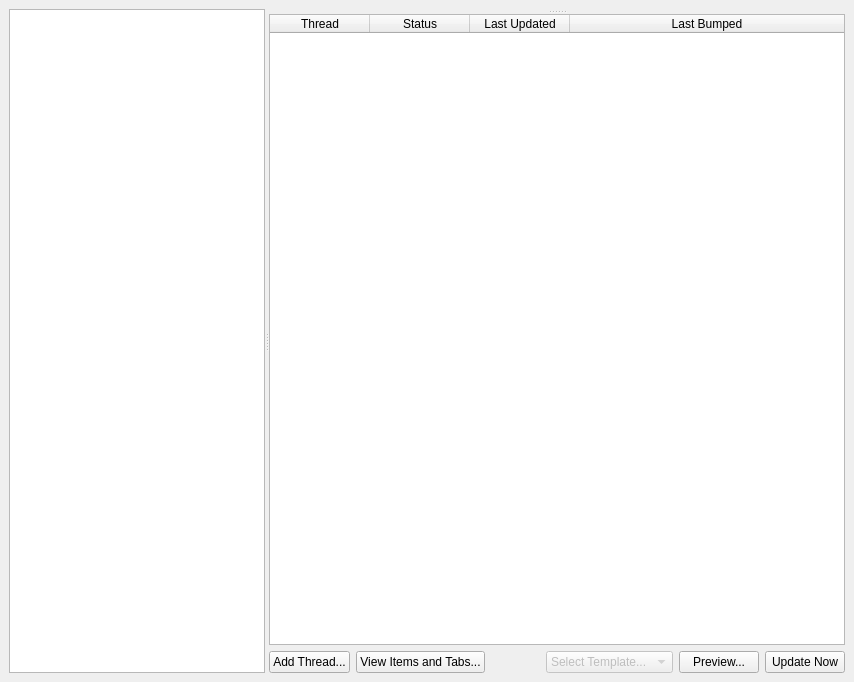
<?xml version="1.0" encoding="UTF-8"?>
<ui version="4.0">
 <class>ShopViewer</class>
 <widget class="QWidget" name="ShopViewer">
  <property name="geometry">
   <rect>
    <x>0</x>
    <y>0</y>
    <width>854</width>
    <height>682</height>
   </rect>
  </property>
  <property name="windowTitle">
   <string>Form</string>
  </property>
  <property name="autoFillBackground">
   <bool>true</bool>
  </property>
  <layout class="QVBoxLayout" name="verticalLayout_2">
   <property name="leftMargin">
    <number>9</number>
   </property>
   <property name="topMargin">
    <number>9</number>
   </property>
   <property name="rightMargin">
    <number>9</number>
   </property>
   <property name="bottomMargin">
    <number>9</number>
   </property>
   <item>
    <widget class="QSplitter" name="splitter">
     <property name="orientation">
      <enum>Qt::Horizontal</enum>
     </property>
     <widget class="QWidget" name="sideWidget" native="true">
      <property name="sizePolicy">
       <sizepolicy hsizetype="Maximum" vsizetype="Preferred">
        <horstretch>0</horstretch>
        <verstretch>0</verstretch>
       </sizepolicy>
      </property>
      <property name="minimumSize">
       <size>
        <width>256</width>
        <height>0</height>
       </size>
      </property>
      <property name="maximumSize">
       <size>
        <width>256</width>
        <height>16777215</height>
       </size>
      </property>
      <layout class="QVBoxLayout" name="verticalLayout">
       <property name="leftMargin">
        <number>0</number>
       </property>
       <property name="topMargin">
        <number>0</number>
       </property>
       <property name="rightMargin">
        <number>0</number>
       </property>
       <property name="bottomMargin">
        <number>0</number>
       </property>
       <item>
        <widget class="QListWidget" name="listWidget">
         <property name="sizePolicy">
          <sizepolicy hsizetype="Expanding" vsizetype="Expanding">
           <horstretch>0</horstretch>
           <verstretch>0</verstretch>
          </sizepolicy>
         </property>
         <property name="maximumSize">
          <size>
           <width>16777215</width>
           <height>16777215</height>
          </size>
         </property>
         <property name="contextMenuPolicy">
          <enum>Qt::CustomContextMenu</enum>
         </property>
         <property name="autoFillBackground">
          <bool>true</bool>
         </property>
         <property name="editTriggers">
          <set>QAbstractItemView::NoEditTriggers</set>
         </property>
         <property name="alternatingRowColors">
          <bool>false</bool>
         </property>
         <property name="uniformItemSizes">
          <bool>true</bool>
         </property>
        </widget>
       </item>
      </layout>
     </widget>
     <widget class="QWidget" name="viewWidget" native="true">
      <property name="sizePolicy">
       <sizepolicy hsizetype="Preferred" vsizetype="Preferred">
        <horstretch>5</horstretch>
        <verstretch>0</verstretch>
       </sizepolicy>
      </property>
      <layout class="QVBoxLayout" name="verticalLayout_4">
       <property name="leftMargin">
        <number>0</number>
       </property>
       <property name="topMargin">
        <number>0</number>
       </property>
       <property name="rightMargin">
        <number>0</number>
       </property>
       <property name="bottomMargin">
        <number>0</number>
       </property>
       <item>
        <widget class="QSplitter" name="splitter_2">
         <property name="orientation">
          <enum>Qt::Vertical</enum>
         </property>
         <widget class="QCustomPlot" name="plot" native="true">
          <property name="minimumSize">
           <size>
            <width>1</width>
            <height>1</height>
           </size>
          </property>
          <layout class="QVBoxLayout" name="verticalLayout_3">
           <property name="spacing">
            <number>0</number>
           </property>
           <property name="leftMargin">
            <number>0</number>
           </property>
           <property name="topMargin">
            <number>0</number>
           </property>
           <property name="rightMargin">
            <number>0</number>
           </property>
           <property name="bottomMargin">
            <number>0</number>
           </property>
          </layout>
         </widget>
         <widget class="QWidget" name="tablePane" native="true">
          <layout class="QVBoxLayout" name="verticalLayout_5">
           <property name="leftMargin">
            <number>0</number>
           </property>
           <property name="topMargin">
            <number>0</number>
           </property>
           <property name="rightMargin">
            <number>0</number>
           </property>
           <property name="bottomMargin">
            <number>0</number>
           </property>
           <item>
            <widget class="QTableWidget" name="tableWidget">
             <property name="editTriggers">
              <set>QAbstractItemView::NoEditTriggers</set>
             </property>
             <property name="alternatingRowColors">
              <bool>true</bool>
             </property>
             <property name="selectionMode">
              <enum>QAbstractItemView::SingleSelection</enum>
             </property>
             <property name="selectionBehavior">
              <enum>QAbstractItemView::SelectRows</enum>
             </property>
             <attribute name="horizontalHeaderStretchLastSection">
              <bool>true</bool>
             </attribute>
             <attribute name="verticalHeaderVisible">
              <bool>false</bool>
             </attribute>
             <column>
              <property name="text">
               <string>Thread</string>
              </property>
             </column>
             <column>
              <property name="text">
               <string>Status</string>
              </property>
             </column>
             <column>
              <property name="text">
               <string>Last Updated</string>
              </property>
             </column>
             <column>
              <property name="text">
               <string>Last Bumped</string>
              </property>
             </column>
            </widget>
           </item>
          </layout>
         </widget>
        </widget>
       </item>
       <item>
        <layout class="QHBoxLayout" name="horizontalLayout">
         <property name="leftMargin">
          <number>0</number>
         </property>
         <property name="rightMargin">
          <number>0</number>
         </property>
         <property name="bottomMargin">
          <number>0</number>
         </property>
         <item>
          <widget class="QPushButton" name="addThreadButton">
           <property name="text">
            <string>Add Thread...</string>
           </property>
          </widget>
         </item>
         <item>
          <widget class="QPushButton" name="viewItemsButton">
           <property name="text">
            <string>View Items and Tabs...</string>
           </property>
          </widget>
         </item>
         <item>
          <spacer name="horizontalSpacer_2">
           <property name="orientation">
            <enum>Qt::Horizontal</enum>
           </property>
           <property name="sizeHint" stdset="0">
            <size>
             <width>40</width>
             <height>20</height>
            </size>
           </property>
          </spacer>
         </item>
         <item>
          <widget class="QComboBox" name="templateBox">
           <property name="enabled">
            <bool>false</bool>
           </property>
           <property name="toolTip">
            <string>Coming soon!</string>
           </property>
           <property name="currentText">
            <string>Select Template...</string>
           </property>
           <item>
            <property name="text">
             <string>Select Template...</string>
            </property>
           </item>
          </widget>
         </item>
         <item>
          <widget class="QPushButton" name="previewButton">
           <property name="text">
            <string>Preview...</string>
           </property>
          </widget>
         </item>
         <item>
          <widget class="QPushButton" name="updateButton">
           <property name="text">
            <string>Update Now</string>
           </property>
          </widget>
         </item>
        </layout>
       </item>
      </layout>
     </widget>
    </widget>
   </item>
  </layout>
 </widget>
 <customwidgets>
  <customwidget>
   <class>QCustomPlot</class>
   <extends>QWidget</extends>
   <header>external/qcustomplot.h</header>
   <container>1</container>
  </customwidget>
 </customwidgets>
 <resources/>
 <connections/>
</ui>
